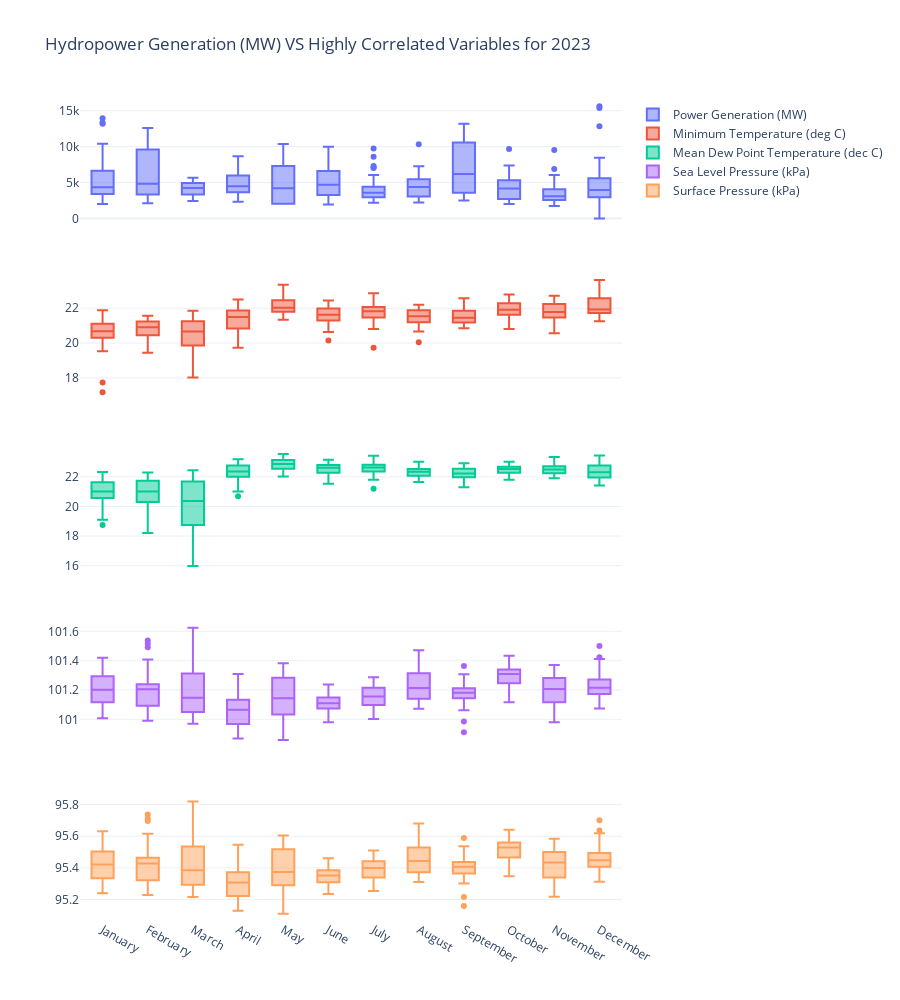

The cell this chart's notebook holds for it:
### Code cell
fig_pwr_pressure_2023 = make_subplots(rows=5, cols=1,shared_xaxes=True)

# Power Generation (MW)
fig_pwr_pressure_2023.add_trace(
    go.Box(x=df_total_pwr_2023['Month'], y=df_total_pwr_2023['Power Generation (MW)'], name='Power Generation (MW)'),
    row=1, col=1)

# Minimum Temperature (deg C)
fig_pwr_pressure_2023.add_trace(
    go.Box(x=df_total_pwr_2023['Month'], y=df_total_pwr_2023['Minimum Temperature (deg C)'], name='Minimum Temperature (deg C)'),
    row=2, col=1)

# Mean Dew Point Temperature (dec C)
fig_pwr_pressure_2023.add_trace(
    go.Box(x=df_total_pwr_2023['Month'], y=df_total_pwr_2023['Mean Dew Point Temperature (dec C)'], name='Mean Dew Point Temperature (dec C)'),
    row=3, col=1)

# Sea Level Pressure (kPa)
fig_pwr_pressure_2023.add_trace(
    go.Box(x=df_total_pwr_2023['Month'], y=df_total_pwr_2023['Sea Level Pressure (kPa)'], name='Sea Level Pressure (kPa)'),
    row=4, col=1)

# Surface Pressure (kPa)
fig_pwr_pressure_2023.add_trace(
    go.Box(x=df_total_pwr_2023['Month'], y=df_total_pwr_2023['Surface Pressure (kPa)'], name='Surface Pressure (kPa)'),
    row=5, col=1)

# Update layout
fig_pwr_pressure_2023.update_layout(
    height=1000,
    template='plotly_white',
    title_text='Hydropower Generation (MW) VS Highly Correlated Variables for 2023')

fig_pwr_pressure_2023.show()

### Figure 1 — Plotly figure (JSON) as saved in the notebook; plotly's stock layout.template omitted (floating-point values rounded to 4 significant figures; data arrays with more than 128 entries replaced by an {"elided": "..."} marker saying what was removed)
{"data": [{"name": "Power Generation (MW)", "type": "box", "x": {"elided": "365 str values"}, "xaxis": "x", "y": {"elided": "365 int values"}, "yaxis": "y"}, {"name": "Minimum Temperature (deg C)", "type": "box", "x": {"elided": "365 str values"}, "xaxis": "x2", "y": {"elided": "365 float values"}, "yaxis": "y2"}, {"name": "Mean Dew Point Temperature (dec C)", "type": "box", "x": {"elided": "365 str values"}, "xaxis": "x3", "y": {"elided": "365 float values"}, "yaxis": "y3"}, {"name": "Sea Level Pressure (kPa)", "type": "box", "x": {"elided": "365 str values"}, "xaxis": "x4", "y": {"elided": "365 float values"}, "yaxis": "y4"}, {"name": "Surface Pressure (kPa)", "type": "box", "x": {"elided": "365 str values"}, "xaxis": "x5", "y": {"elided": "365 float values"}, "yaxis": "y5"}], "layout": {"height": 1000, "title": {"text": "Hydropower Generation (MW) VS Highly Correlated Variables for 2023"}, "xaxis": {"anchor": "y", "domain": [0, 1], "matches": "x5", "showticklabels": false}, "xaxis2": {"anchor": "y2", "domain": [0, 1], "matches": "x5", "showticklabels": false}, "xaxis3": {"anchor": "y3", "domain": [0, 1], "matches": "x5", "showticklabels": false}, "xaxis4": {"anchor": "y4", "domain": [0, 1], "matches": "x5", "showticklabels": false}, "xaxis5": {"anchor": "y5", "domain": [0, 1]}, "yaxis": {"anchor": "x", "domain": [0.848, 1]}, "yaxis2": {"anchor": "x2", "domain": [0.636, 0.788]}, "yaxis3": {"anchor": "x3", "domain": [0.424, 0.576]}, "yaxis4": {"anchor": "x4", "domain": [0.212, 0.364]}, "yaxis5": {"anchor": "x5", "domain": [0, 0.152]}}}
